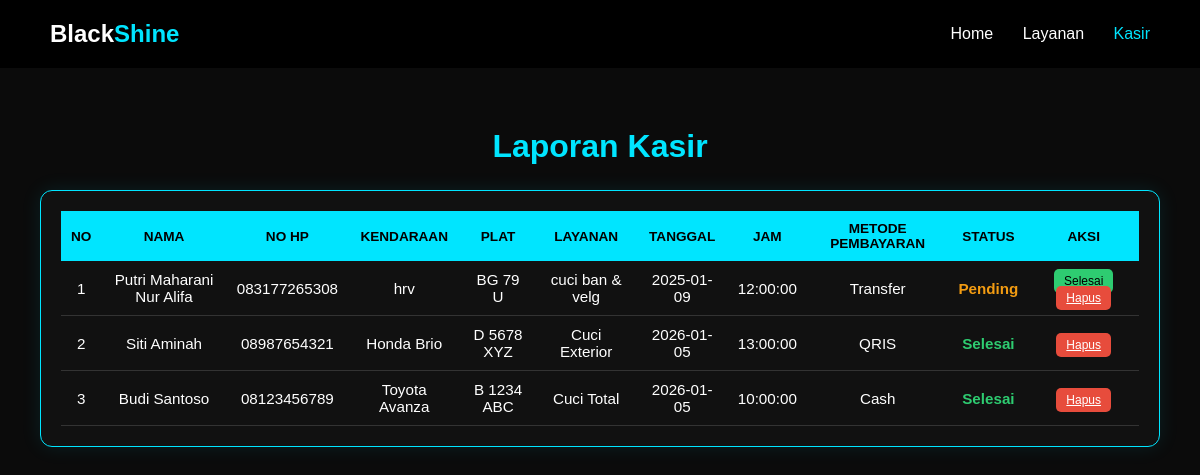
The app's page /Project_Website/kasir.php with its own data.
### tables this page shows
CREATE TABLE `booking` (
  `id` int(11) NOT NULL,
  `nama` varchar(100) NOT NULL,
  `telepon` varchar(20) NOT NULL,
  `kendaraan` varchar(100) NOT NULL,
  `plat` varchar(20) NOT NULL,
  `layanan` varchar(100) NOT NULL,
  `tanggal` date NOT NULL,
  `jam` time NOT NULL,
  `metode_pembayaran` varchar(50) NOT NULL,
  `status` enum('pending','selesai','batal') DEFAULT 'pending'
);

### Project_Website/kasir.php (the view, shortened to what this page needs)
<?php
include "koneksi.php";
$query = mysqli_query($kon, "SELECT * FROM booking ORDER BY id DESC");
?>
<!DOCTYPE html>
<html lang="id">
<head>
    <link rel="stylesheet" href="css/style.css">
</head>
<body>
<header>
    <div class="logo">Black<span>Shine</span></div>
    <nav>
        <a href="index.php">Home</a>
        <a href="layanan.php">Layanan</a>
        <a href="kasir.php" class="active">Kasir</a>
    </nav>
</header>
<section class="kasir-page">
    <h1 class="kasir-title">Laporan Kasir</h1>
    <div class="kasir-table-wrapper">
        <table class="kasir-table">
            <thead>
                <tr>
                    <th>No</th>
                    <th>Nama</th>
                    <th>No HP</th>
                    <th>Kendaraan</th>
                    <th>Plat</th>
                    <th>Layanan</th>
                    <th>Tanggal</th>
                    <th>Jam</th>
                    <th>Metode Pembayaran</th>
                    <th>Status</th>
                    <th>Aksi</th>
                </tr>
            </thead>
            <tbody>
                <?php
                if(mysqli_num_rows($query) > 0){
                    $no = 1;
                    while($row = mysqli_fetch_assoc($query)){ ?>
                        <tr>
                            <td><?= $no++; ?></td>
                            <td><?= htmlspecialchars($row['nama']); ?></td>
                            <td><?= htmlspecialchars($row['telepon']); ?></td>
                            <td><?= htmlspecialchars($row['kendaraan']); ?></td>
                            <td><?= htmlspecialchars($row['plat']); ?></td>
                            <td><?= htmlspecialchars($row['layanan']); ?></td>
                            <td><?= htmlspecialchars($row['tanggal']); ?></td>
                            <td><?= htmlspecialchars($row['jam']); ?></td>
                            <td><?= htmlspecialchars($row['metode_pembayaran']); ?></td>
                            <td class="status-<?= $row['status']; ?>"><?= ucfirst($row['status']); ?></td>
                            <td>
                                <?php if($row['status'] != 'selesai'){ ?>
                                    <a href="?selesai=<?= $row['id']; ?>" class="btn-action btn-complete">Selesai</a>
                                <?php } ?>
                                <a href="?hapus=<?= $row['id']; ?>" class="btn-action btn-delete" onclick="return confirm('Hapus booking ini?')">Hapus</a>
                            </td>
                        </tr>
                    <?php }
                } else { ?>
                    <tr>
                        <td colspan="11" class="kasir-empty">Belum ada data booking</td>
                    </tr>
                <?php } ?>
            </tbody>
        </table>
    </div>
</section>
</body>
</html>

### Project_Website/css/style.css (style rules this page uses)
* { margin: 0; padding: 0; box-sizing: border-box; font-family: 'Poppins', sans-serif; }
body { background: #0b0b0b; color: #fff; overflow-x: hidden; display: flex; flex-direction: column; min-height: 100vh; }
:root { --panel-color: #1a1a1a; --accent-blue: #00e5ff; --accent-dark: #0091a8; --text-main: #ccc; --text-desc: #aaa; --status-pending: #f39c12; --status-selesai: #2ecc71; --status-batal: #e74c3c; }
header { background: #000; padding: 20px 50px; display: flex; justify-content: space-between; align-items: center; position: relative; }
.logo { font-size: 24px; font-weight: 700; }
.logo span { color: var(--accent-blue); }
nav a { margin-left: 25px; color: #fff; text-decoration: none; transition: 0.3s, transform 0.2s; }
nav a:hover, nav a.active { color: var(--accent-blue); transform: scale(1.1); }
.kasir-page { padding: 60px 40px; background: #0b0b0b; min-height: 100vh; }
.kasir-title { font-size: 2rem; color: var(--accent-blue); text-align: center; margin-bottom: 25px; }
.kasir-table-wrapper { max-width: 1200px; margin: 0 auto; background: #111; border-radius: 12px; padding: 20px; box-shadow: 0 0 20px rgba(0,229,255,0.1); border: 1px solid var(--accent-blue); overflow-x: auto; }
.kasir-table { width: 100%; border-collapse: collapse; font-size: 0.95rem; color: #fff; }
.kasir-table th { background: var(--accent-blue); color: #000; padding: 10px; text-transform: uppercase; font-size: 0.85rem; }
.kasir-table td { padding: 10px; text-align: center; border-bottom: 1px solid #333; }
.kasir-table td.status-pending { color: var(--status-pending); font-weight: 600; }
.kasir-table td.status-selesai { color: var(--status-selesai); font-weight: 600; }
.kasir-table .btn-action { padding: 5px 10px; font-size: 0.75rem; border-radius: 5px; border: none; cursor: pointer; margin: 2px; }
.kasir-table .btn-complete { background: var(--status-selesai); color: #000; }
.kasir-table .btn-delete { background: var(--status-batal); color: #fff; }

### records on screen
booking: nama "Putri Maharani Nur Alifa", telepon "083177265308", kendaraan "hrv", plat "BG 79 U", layanan "cuci ban & velg", tanggal "2025-01-09", jam "12:00:00", metode_pembayaran "Transfer", status "Pending"
booking: nama "Siti Aminah", telepon "08987654321", kendaraan "Honda Brio", plat "D 5678 XYZ", layanan "Cuci Exterior", tanggal "2026-01-05", jam "13:00:00", metode_pembayaran "QRIS", status "Selesai"
booking: nama "Budi Santoso", telepon "08123456789", kendaraan "Toyota Avanza", plat "B 1234 ABC", layanan "Cuci Total", tanggal "2026-01-05", jam "10:00:00", metode_pembayaran "Cash", status "Selesai"
